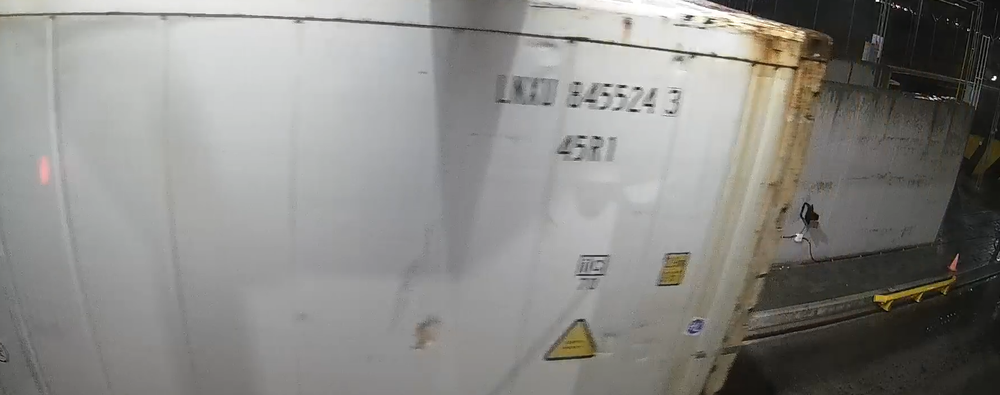
#> input picture exp/blurred.png, 1000 x 395 px, shrunk from 1770 x 700 before the run
$ python denoise.py
#> lines starting #> are read from the running program, lines starting #| are printed output that depends on the picture; after the words box and inside, x2 and y2 are one past the last pixel; in counts of white or black regions, pixels touching at a corner belong together
### Useful links
# https://docs.opencv.org/master/d1/dfd/tutorial_motion_deblur_filter.html
# https://pylops.readthedocs.io/en/latest/tutorials/deblurring.html
# http://amroamroamro.github.io/mexopencv/opencv/weiner_deconvolution_demo_gui.html
# https://github.com/KupynOrest/DeblurGAN
# https://www.programmersought.com/article/5311463439/


import cv2
import math
import numpy as np
from numpy import fft

from scipy.signal import convolve2d as conv2
from skimage import restoration

from scipy.signal.signaltools import wiener

def get_motion_psf(image_size, motion_angle, motion_dis):
    PSF = np.zeros(image_size) #point spread function
    x_center = (image_size[0] - 1) / 2
    y_center = (image_size[1] - 1) / 2

    sin_val = math.sin(motion_angle * math.pi / 180)
    cos_val = math.cos(motion_angle * math.pi / 180)

    # Set the motion_dis points to 1 in the corresponding angle
    for i in range(motion_dis):
        x_offset = round(sin_val * i)
        y_offset = round(cos_val * i)
        PSF[int(x_center - x_offset), int(y_center + y_offset)] = 1

    return PSF / PSF.sum() # normalization

def get_wiener(input, PSF, eps, SNR=0.001): # Filter, SNR=0.01
    input_fft=fft.fft2(input)
    PSF_fft=fft.fft2(PSF) +eps
    PSF_fft_1=np.conj(PSF_fft) /(np.abs(PSF_fft)**2 + SNR)
    result=fft.ifft2(input_fft * PSF_fft_1)
    result=np.abs(fft.fftshift(result))
    return result

def inverse(input, PSF, eps):
    input_fft = fft.fft2(input)
    PSF_fft = fft.fft2(PSF) + eps #noise power
    result = fft.ifft2(input_fft / PSF_fft) #Calculate the inverse Fourier transform of F(u,v)
    result = np.abs(fft.fftshift(result))
    return result


image = cv2.imread('blurred.png')
#> image is the input picture: shape (395, 1000, 3); mean B, G, R 134.2, 137.5, 138.3
image_gray = cv2.cvtColor(image,cv2.COLOR_BGR2GRAY)
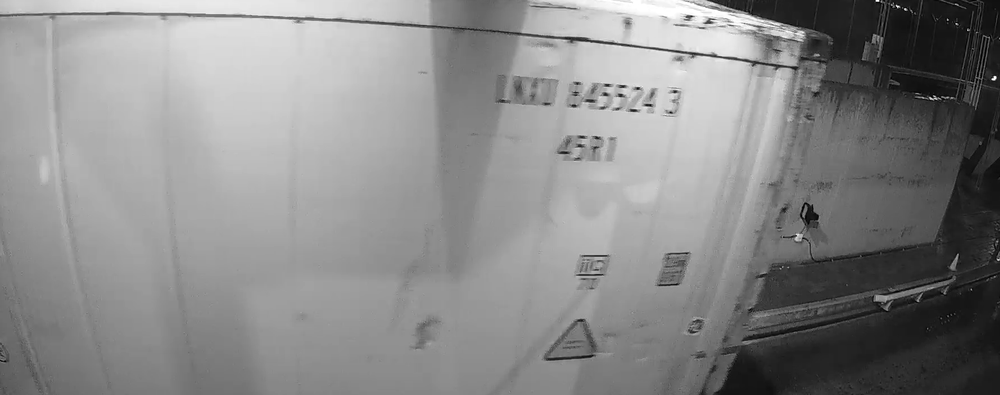
#> image_gray: shape (395, 1000); min 0, max 255, mean 137.4
cv2.imshow('orig', image_gray)
cv2.waitKey()


# filtered_img = wiener(image_gray, (2, 2))
# cv2.imshow('deblurred', filtered_img.astype(np.uint8))
# cv2.waitKey()

psf = get_motion_psf(image_gray.shape, 2, 5)

norm_psf = cv2.normalize(psf, None, 0.0, 1.0, cv2.NORM_MINMAX)
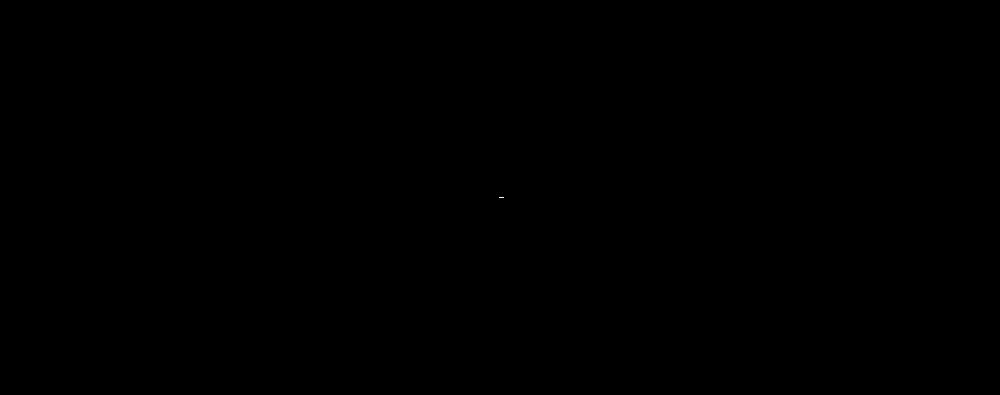
#> psf: shape (395, 1000) float64; values 0 (black) and 0.2 (white), 0% white in thin lines or dots, all inside (x1, y1, x2, y2) = (499, 197, 504, 198)
cv2.imshow('psf', (norm_psf*255).astype(np.uint8))
cv2.waitKey()

#norm_img = cv2.normalize(image_gray, None,0.0, 1.0, cv2.NORM_MINMAX)


result=get_wiener(image_gray,psf,1e-5)
#> in get_wiener, `result=np.abs(fft.fftshift(result))`:
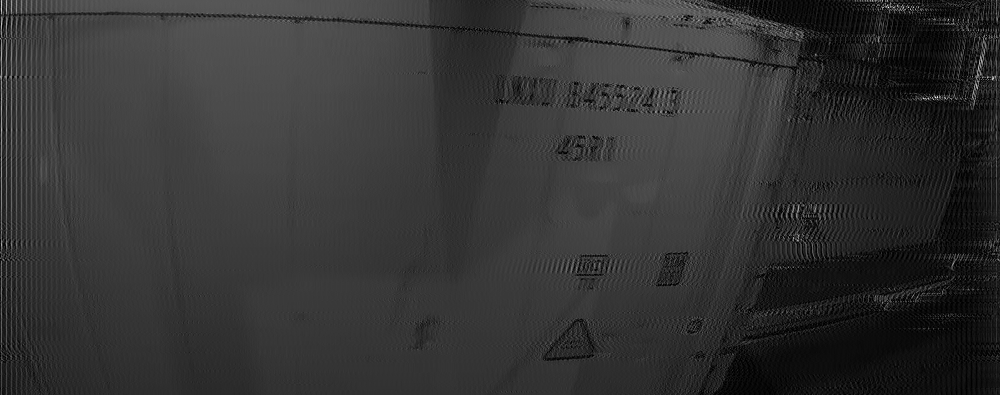
#> result: shape (395, 1000) float64; min 0.00223, max 685.2, mean 140; drawn with min black and max white

norm_result = cv2.normalize(result, None,0.0, 1.0, cv2.NORM_MINMAX)
cv2.imshow('deblurred', (norm_result * 255).astype(np.uint8))
cv2.waitKey()
